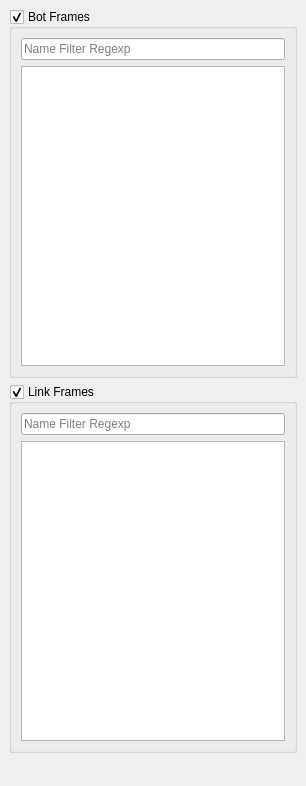
<?xml version="1.0" encoding="UTF-8"?>
<ui version="4.0">
 <class>frameVisualizationPanel</class>
 <widget class="QWidget" name="frameVisualizationPanel">
  <property name="geometry">
   <rect>
    <x>0</x>
    <y>0</y>
    <width>306</width>
    <height>786</height>
   </rect>
  </property>
  <property name="sizePolicy">
   <sizepolicy hsizetype="Preferred" vsizetype="Preferred">
    <horstretch>0</horstretch>
    <verstretch>0</verstretch>
   </sizepolicy>
  </property>
  <property name="windowTitle">
   <string>Frame Visualization</string>
  </property>
  <layout class="QVBoxLayout" name="verticalLayout_2">
   <property name="spacing">
    <number>0</number>
   </property>
   <property name="margin">
    <number>0</number>
   </property>
   <item>
    <widget class="QScrollArea" name="scrollArea">
     <property name="frameShape">
      <enum>QFrame::NoFrame</enum>
     </property>
     <property name="horizontalScrollBarPolicy">
      <enum>Qt::ScrollBarAlwaysOff</enum>
     </property>
     <property name="widgetResizable">
      <bool>true</bool>
     </property>
     <widget class="QWidget" name="scrollAreaWidgetContents">
      <property name="geometry">
       <rect>
        <x>0</x>
        <y>0</y>
        <width>306</width>
        <height>786</height>
       </rect>
      </property>
      <layout class="QVBoxLayout" name="verticalLayout_4">
       <item>
        <widget class="QGroupBox" name="botFramesGroup">
         <property name="title">
          <string>Bot Frames</string>
         </property>
         <property name="checkable">
          <bool>true</bool>
         </property>
         <layout class="QVBoxLayout" name="verticalLayout">
          <item>
           <widget class="QLineEdit" name="botFramesFilterEdit">
            <property name="inputMask">
             <string/>
            </property>
            <property name="placeholderText">
             <string>Name Filter Regexp</string>
            </property>
           </widget>
          </item>
          <item>
           <widget class="QListWidget" name="botFramesListWidget">
            <property name="sizePolicy">
             <sizepolicy hsizetype="Expanding" vsizetype="Expanding">
              <horstretch>0</horstretch>
              <verstretch>2</verstretch>
             </sizepolicy>
            </property>
            <property name="minimumSize">
             <size>
              <width>0</width>
              <height>300</height>
             </size>
            </property>
            <property name="maximumSize">
             <size>
              <width>16777215</width>
              <height>400</height>
             </size>
            </property>
           </widget>
          </item>
         </layout>
        </widget>
       </item>
       <item>
        <widget class="QGroupBox" name="linkFramesGroup">
         <property name="title">
          <string>Link Frames</string>
         </property>
         <property name="checkable">
          <bool>true</bool>
         </property>
         <layout class="QVBoxLayout" name="verticalLayout_3">
          <item>
           <widget class="QLineEdit" name="linkFramesFilterEdit">
            <property name="inputMask">
             <string/>
            </property>
            <property name="placeholderText">
             <string>Name Filter Regexp</string>
            </property>
           </widget>
          </item>
          <item>
           <widget class="QListWidget" name="linkFramesListWidget">
            <property name="sizePolicy">
             <sizepolicy hsizetype="Expanding" vsizetype="Expanding">
              <horstretch>0</horstretch>
              <verstretch>2</verstretch>
             </sizepolicy>
            </property>
            <property name="minimumSize">
             <size>
              <width>0</width>
              <height>300</height>
             </size>
            </property>
            <property name="maximumSize">
             <size>
              <width>16777215</width>
              <height>400</height>
             </size>
            </property>
           </widget>
          </item>
         </layout>
        </widget>
       </item>
       <item>
        <spacer name="verticalSpacer_2">
         <property name="orientation">
          <enum>Qt::Vertical</enum>
         </property>
         <property name="sizeType">
          <enum>QSizePolicy::Expanding</enum>
         </property>
         <property name="sizeHint" stdset="0">
          <size>
           <width>20</width>
           <height>20</height>
          </size>
         </property>
        </spacer>
       </item>
      </layout>
      <zorder>verticalSpacer_2</zorder>
      <zorder>botFramesGroup</zorder>
      <zorder>linkFramesGroup</zorder>
     </widget>
    </widget>
   </item>
  </layout>
 </widget>
 <resources/>
 <connections/>
</ui>
